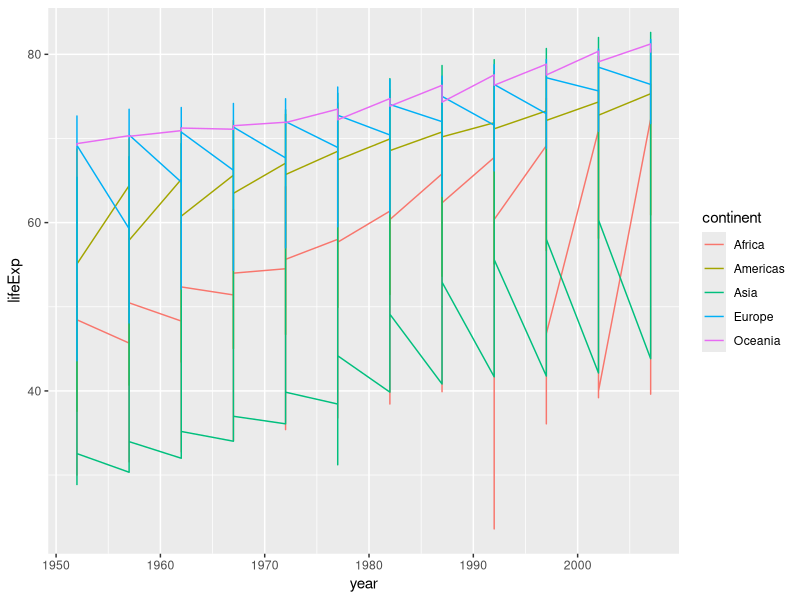
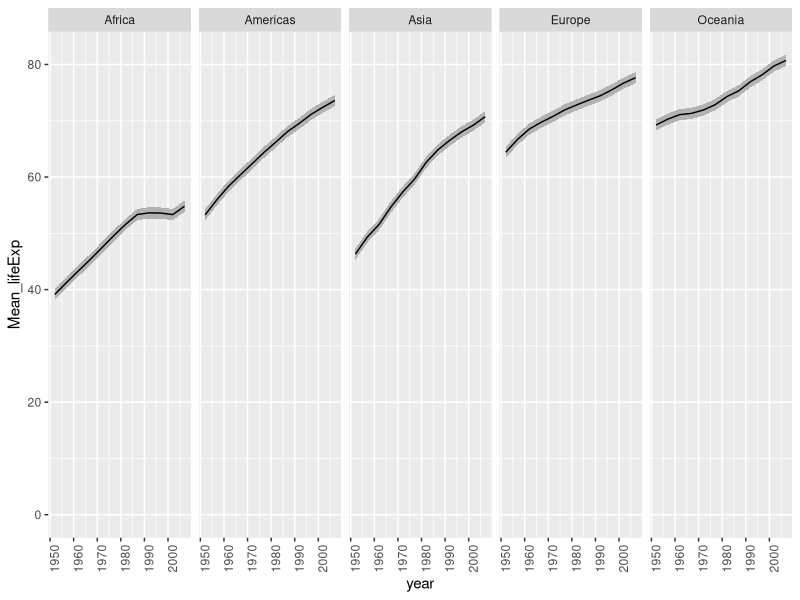

These charts were generated, in order, by the following R code:
## ---- chunk 1
knitr::opts_chunk$set(echo = TRUE)
options(contrasts = c("contr.sum", "contr.poly"))
require("ggplot2")
require("dplyr")
## ---- chunk 2
gapminder <- read.csv("gapminder.csv")
summary(gapminder)
## ---- chunk 3
gapminder %>%
  ggplot(aes(x=year, y=lifeExp, colour=continent)) +
    #geom_bar(position='dodge', stat='identity')
    geom_line()
## ---- chunk 4
gapminder %>%
  group_by(continent, year) %>%
  summarise_at(vars(lifeExp), list(Min = min, Med = median, Mean = mean, Max = max, Sd = sd)) %>%
  data.frame()
## ---- chunk 5
gapminder %>%
  group_by(continent, year) %>%
  summarise(Mean_lifeExp= mean(lifeExp, na.rm = T), .groups = 'drop') %>%
  ggplot(aes(x=year, y=Mean_lifeExp)) +
  geom_ribbon(aes(ymin= Mean_lifeExp - 1, ymax = Mean_lifeExp + 1), fill = "grey70") +
  geom_line() +
  facet_grid(.~continent) +
  theme(axis.text.x = element_text(angle=90)) +
  ylim(0, NA)
## ---- chunk 6
#weatherHistory <- read.csv("weatherHistory.csv")
#head(weatherHistory)
#weatherHistory %>%
#  ggplot(aes(x=Formatted.Date, y=Temperature..C.))
